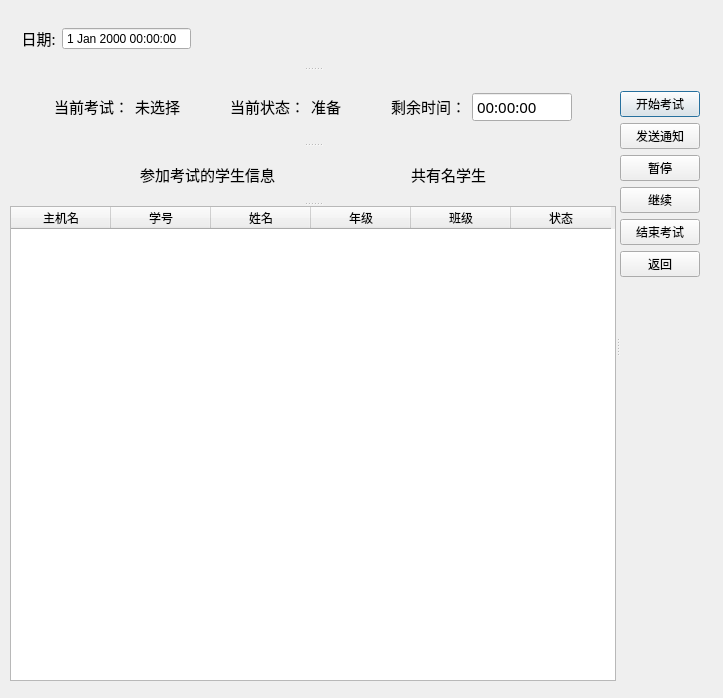
<?xml version="1.0" encoding="UTF-8"?>
<ui version="4.0">
 <class>ExamControl</class>
 <widget class="QDialog" name="ExamControl">
  <property name="geometry">
   <rect>
    <x>0</x>
    <y>0</y>
    <width>723</width>
    <height>698</height>
   </rect>
  </property>
  <property name="windowTitle">
   <string>Dialog</string>
  </property>
  <widget class="QSplitter" name="splitter_3">
   <property name="geometry">
    <rect>
     <x>10</x>
     <y>10</y>
     <width>731</width>
     <height>671</height>
    </rect>
   </property>
   <property name="orientation">
    <enum>Qt::Horizontal</enum>
   </property>
   <widget class="QSplitter" name="splitter_2">
    <property name="orientation">
     <enum>Qt::Vertical</enum>
    </property>
    <widget class="QWidget" name="layoutWidget">
     <layout class="QHBoxLayout" name="horizontalLayout_7">
      <item>
       <widget class="QLabel" name="label_date_2">
        <property name="sizePolicy">
         <sizepolicy hsizetype="Fixed" vsizetype="Fixed">
          <horstretch>0</horstretch>
          <verstretch>0</verstretch>
         </sizepolicy>
        </property>
        <property name="font">
         <font>
          <family>微软雅黑</family>
          <pointsize>11</pointsize>
         </font>
        </property>
        <property name="text">
         <string>   日期:</string>
        </property>
       </widget>
      </item>
      <item>
       <widget class="QDateTimeEdit" name="dateTimeEdit_2">
        <property name="readOnly">
         <bool>true</bool>
        </property>
        <property name="buttonSymbols">
         <enum>QAbstractSpinBox::NoButtons</enum>
        </property>
       </widget>
      </item>
      <item>
       <spacer name="horizontalSpacer_2">
        <property name="orientation">
         <enum>Qt::Horizontal</enum>
        </property>
        <property name="sizeHint" stdset="0">
         <size>
          <width>40</width>
          <height>20</height>
         </size>
        </property>
       </spacer>
      </item>
     </layout>
    </widget>
    <widget class="QSplitter" name="splitter">
     <property name="orientation">
      <enum>Qt::Vertical</enum>
     </property>
     <widget class="QWidget" name="">
      <layout class="QHBoxLayout" name="horizontalLayout_4">
       <item>
        <layout class="QHBoxLayout" name="horizontalLayout_3">
         <item>
          <widget class="QLabel" name="label_papername">
           <property name="sizePolicy">
            <sizepolicy hsizetype="Fixed" vsizetype="Fixed">
             <horstretch>0</horstretch>
             <verstretch>0</verstretch>
            </sizepolicy>
           </property>
           <property name="font">
            <font>
             <family>微软雅黑</family>
             <pointsize>11</pointsize>
            </font>
           </property>
           <property name="text">
            <string>当前考试：</string>
           </property>
           <property name="alignment">
            <set>Qt::AlignCenter</set>
           </property>
          </widget>
         </item>
         <item>
          <widget class="QLabel" name="label_name">
           <property name="sizePolicy">
            <sizepolicy hsizetype="Fixed" vsizetype="Fixed">
             <horstretch>0</horstretch>
             <verstretch>0</verstretch>
            </sizepolicy>
           </property>
           <property name="font">
            <font>
             <family>微软雅黑</family>
             <pointsize>11</pointsize>
            </font>
           </property>
           <property name="text">
            <string>未选择</string>
           </property>
           <property name="alignment">
            <set>Qt::AlignCenter</set>
           </property>
          </widget>
         </item>
        </layout>
       </item>
       <item>
        <layout class="QHBoxLayout" name="horizontalLayout_2">
         <item>
          <widget class="QLabel" name="label_currentstate">
           <property name="sizePolicy">
            <sizepolicy hsizetype="Fixed" vsizetype="Fixed">
             <horstretch>0</horstretch>
             <verstretch>0</verstretch>
            </sizepolicy>
           </property>
           <property name="font">
            <font>
             <family>微软雅黑</family>
             <pointsize>11</pointsize>
             <weight>50</weight>
             <bold>false</bold>
            </font>
           </property>
           <property name="text">
            <string>当前状态：</string>
           </property>
          </widget>
         </item>
         <item>
          <widget class="QLabel" name="label_state">
           <property name="sizePolicy">
            <sizepolicy hsizetype="Fixed" vsizetype="Fixed">
             <horstretch>0</horstretch>
             <verstretch>0</verstretch>
            </sizepolicy>
           </property>
           <property name="font">
            <font>
             <family>微软雅黑</family>
             <pointsize>11</pointsize>
            </font>
           </property>
           <property name="text">
            <string>准备</string>
           </property>
           <property name="alignment">
            <set>Qt::AlignCenter</set>
           </property>
          </widget>
         </item>
        </layout>
       </item>
       <item>
        <layout class="QHBoxLayout" name="horizontalLayout">
         <item>
          <widget class="QLabel" name="label_papertime">
           <property name="sizePolicy">
            <sizepolicy hsizetype="Fixed" vsizetype="Fixed">
             <horstretch>0</horstretch>
             <verstretch>0</verstretch>
            </sizepolicy>
           </property>
           <property name="font">
            <font>
             <family>微软雅黑</family>
             <pointsize>11</pointsize>
            </font>
           </property>
           <property name="text">
            <string>剩余时间：</string>
           </property>
          </widget>
         </item>
         <item>
          <widget class="QTimeEdit" name="timeEdit_papertime">
           <property name="sizePolicy">
            <sizepolicy hsizetype="Fixed" vsizetype="Fixed">
             <horstretch>0</horstretch>
             <verstretch>0</verstretch>
            </sizepolicy>
           </property>
           <property name="maximumSize">
            <size>
             <width>100</width>
             <height>30</height>
            </size>
           </property>
           <property name="font">
            <font>
             <family>SimSun-ExtB</family>
             <pointsize>11</pointsize>
             <weight>50</weight>
             <bold>false</bold>
            </font>
           </property>
           <property name="readOnly">
            <bool>true</bool>
           </property>
           <property name="buttonSymbols">
            <enum>QAbstractSpinBox::NoButtons</enum>
           </property>
          </widget>
         </item>
        </layout>
       </item>
      </layout>
     </widget>
     <widget class="QWidget" name="">
      <layout class="QHBoxLayout" name="horizontalLayout_5">
       <item>
        <widget class="QLabel" name="label_2">
         <property name="sizePolicy">
          <sizepolicy hsizetype="Fixed" vsizetype="Fixed">
           <horstretch>0</horstretch>
           <verstretch>0</verstretch>
          </sizepolicy>
         </property>
         <property name="maximumSize">
          <size>
           <width>16777215</width>
           <height>24</height>
          </size>
         </property>
         <property name="font">
          <font>
           <family>微软雅黑</family>
           <pointsize>11</pointsize>
          </font>
         </property>
         <property name="text">
          <string>参加考试的学生信息</string>
         </property>
        </widget>
       </item>
       <item>
        <widget class="QLabel" name="label_studentcount">
         <property name="sizePolicy">
          <sizepolicy hsizetype="Fixed" vsizetype="Fixed">
           <horstretch>0</horstretch>
           <verstretch>0</verstretch>
          </sizepolicy>
         </property>
         <property name="maximumSize">
          <size>
           <width>16777215</width>
           <height>24</height>
          </size>
         </property>
         <property name="font">
          <font>
           <family>微软雅黑</family>
           <pointsize>11</pointsize>
          </font>
         </property>
         <property name="text">
          <string>共有名学生</string>
         </property>
        </widget>
       </item>
      </layout>
     </widget>
    </widget>
    <widget class="QTableWidget" name="tableWidget_student">
     <property name="sizePolicy">
      <sizepolicy hsizetype="Fixed" vsizetype="Fixed">
       <horstretch>0</horstretch>
       <verstretch>0</verstretch>
      </sizepolicy>
     </property>
     <property name="minimumSize">
      <size>
       <width>0</width>
       <height>215</height>
      </size>
     </property>
     <property name="editTriggers">
      <set>QAbstractItemView::NoEditTriggers</set>
     </property>
     <column>
      <property name="text">
       <string>主机名</string>
      </property>
     </column>
     <column>
      <property name="text">
       <string>学号</string>
      </property>
     </column>
     <column>
      <property name="text">
       <string>姓名</string>
      </property>
     </column>
     <column>
      <property name="text">
       <string>年级</string>
      </property>
     </column>
     <column>
      <property name="text">
       <string>班级</string>
      </property>
     </column>
     <column>
      <property name="text">
       <string>状态</string>
      </property>
     </column>
    </widget>
   </widget>
   <widget class="QWidget" name="">
    <layout class="QVBoxLayout" name="verticalLayout">
     <item>
      <spacer name="verticalSpacer">
       <property name="orientation">
        <enum>Qt::Vertical</enum>
       </property>
       <property name="sizeHint" stdset="0">
        <size>
         <width>20</width>
         <height>40</height>
        </size>
       </property>
      </spacer>
     </item>
     <item>
      <widget class="QPushButton" name="pushButton_begin">
       <property name="sizePolicy">
        <sizepolicy hsizetype="Fixed" vsizetype="Fixed">
         <horstretch>0</horstretch>
         <verstretch>0</verstretch>
        </sizepolicy>
       </property>
       <property name="minimumSize">
        <size>
         <width>0</width>
         <height>0</height>
        </size>
       </property>
       <property name="font">
        <font>
         <family>SimSun-ExtB</family>
         <pointsize>9</pointsize>
        </font>
       </property>
       <property name="text">
        <string>开始考试</string>
       </property>
      </widget>
     </item>
     <item>
      <widget class="QPushButton" name="pushButton_sendMessage">
       <property name="sizePolicy">
        <sizepolicy hsizetype="Fixed" vsizetype="Fixed">
         <horstretch>0</horstretch>
         <verstretch>0</verstretch>
        </sizepolicy>
       </property>
       <property name="minimumSize">
        <size>
         <width>0</width>
         <height>0</height>
        </size>
       </property>
       <property name="font">
        <font>
         <family>SimSun-ExtB</family>
         <pointsize>9</pointsize>
        </font>
       </property>
       <property name="text">
        <string>发送通知</string>
       </property>
      </widget>
     </item>
     <item>
      <widget class="QPushButton" name="pushButton_pause">
       <property name="sizePolicy">
        <sizepolicy hsizetype="Fixed" vsizetype="Fixed">
         <horstretch>0</horstretch>
         <verstretch>0</verstretch>
        </sizepolicy>
       </property>
       <property name="minimumSize">
        <size>
         <width>0</width>
         <height>0</height>
        </size>
       </property>
       <property name="font">
        <font>
         <family>SimSun-ExtB</family>
         <pointsize>9</pointsize>
        </font>
       </property>
       <property name="text">
        <string>暂停</string>
       </property>
      </widget>
     </item>
     <item>
      <widget class="QPushButton" name="pushButton_continue">
       <property name="sizePolicy">
        <sizepolicy hsizetype="Fixed" vsizetype="Fixed">
         <horstretch>0</horstretch>
         <verstretch>0</verstretch>
        </sizepolicy>
       </property>
       <property name="minimumSize">
        <size>
         <width>0</width>
         <height>0</height>
        </size>
       </property>
       <property name="font">
        <font>
         <family>SimSun-ExtB</family>
         <pointsize>9</pointsize>
        </font>
       </property>
       <property name="text">
        <string>继续</string>
       </property>
      </widget>
     </item>
     <item>
      <widget class="QPushButton" name="pushButton_end">
       <property name="sizePolicy">
        <sizepolicy hsizetype="Fixed" vsizetype="Fixed">
         <horstretch>0</horstretch>
         <verstretch>0</verstretch>
        </sizepolicy>
       </property>
       <property name="minimumSize">
        <size>
         <width>0</width>
         <height>0</height>
        </size>
       </property>
       <property name="font">
        <font>
         <family>SimSun-ExtB</family>
         <pointsize>9</pointsize>
        </font>
       </property>
       <property name="text">
        <string>结束考试</string>
       </property>
      </widget>
     </item>
     <item>
      <widget class="QPushButton" name="pushButton_back">
       <property name="sizePolicy">
        <sizepolicy hsizetype="Fixed" vsizetype="Fixed">
         <horstretch>0</horstretch>
         <verstretch>0</verstretch>
        </sizepolicy>
       </property>
       <property name="minimumSize">
        <size>
         <width>0</width>
         <height>0</height>
        </size>
       </property>
       <property name="font">
        <font>
         <family>SimSun-ExtB</family>
         <pointsize>9</pointsize>
        </font>
       </property>
       <property name="text">
        <string>返回</string>
       </property>
      </widget>
     </item>
     <item>
      <spacer name="verticalSpacer_6">
       <property name="orientation">
        <enum>Qt::Vertical</enum>
       </property>
       <property name="sizeHint" stdset="0">
        <size>
         <width>20</width>
         <height>40</height>
        </size>
       </property>
      </spacer>
     </item>
     <item>
      <spacer name="verticalSpacer_5">
       <property name="orientation">
        <enum>Qt::Vertical</enum>
       </property>
       <property name="sizeHint" stdset="0">
        <size>
         <width>20</width>
         <height>40</height>
        </size>
       </property>
      </spacer>
     </item>
     <item>
      <spacer name="verticalSpacer_2">
       <property name="orientation">
        <enum>Qt::Vertical</enum>
       </property>
       <property name="sizeHint" stdset="0">
        <size>
         <width>20</width>
         <height>40</height>
        </size>
       </property>
      </spacer>
     </item>
     <item>
      <spacer name="verticalSpacer_4">
       <property name="orientation">
        <enum>Qt::Vertical</enum>
       </property>
       <property name="sizeHint" stdset="0">
        <size>
         <width>20</width>
         <height>40</height>
        </size>
       </property>
      </spacer>
     </item>
     <item>
      <spacer name="verticalSpacer_3">
       <property name="orientation">
        <enum>Qt::Vertical</enum>
       </property>
       <property name="sizeHint" stdset="0">
        <size>
         <width>20</width>
         <height>40</height>
        </size>
       </property>
      </spacer>
     </item>
    </layout>
   </widget>
  </widget>
 </widget>
 <resources/>
 <connections/>
</ui>
